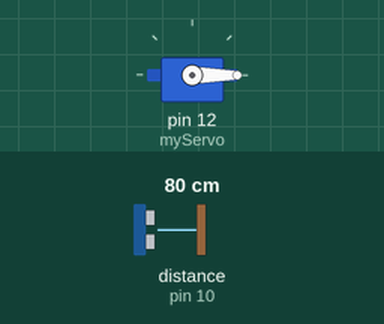
Recording of a sketch running on a simulated Arduino Uno, built with avr-gcc and run on an emulated ATmega328P. Shown: servo. Wiring (inferred from the names in the program): ultrasonic range finder: trigger pin 11; echo pin 10. The test bench sets the inputs (shaded band); at power-on: distance to the obstacle (sensor on pin 10) 80 cm. The echo pulse lasts 58.3 µs per cm; what the sketch prints to the serial monitor is not drawn.

Above: at 0.01 s.
1.3 s: distance to the obstacle (sensor on pin 10) set to 2 cm
At 1.9 s:
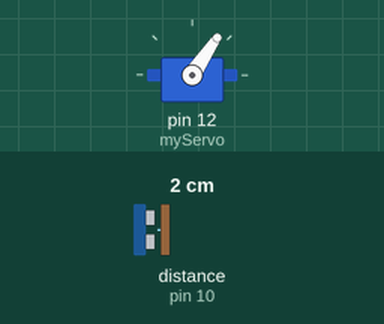
4.3 s: distance to the obstacle (sensor on pin 10) set to 299 cm
At 4.46 s:
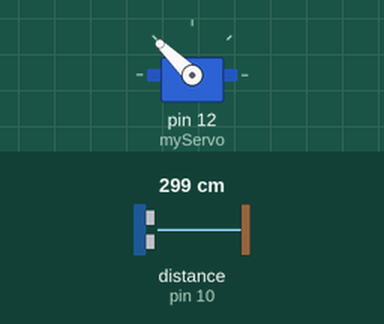
Timing chart, 0 to 13.3 s (numbered marks = the images above; inputs shaded):
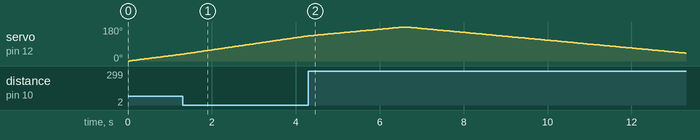

The sketch:

radar.ino
```cpp
#include <Servo.h>.

const int trigPin = 11;
const int echoPin = 10;

long duration;
int distance;
Servo myServo;

void setup() {
  pinMode(trigPin, OUTPUT);
  pinMode(echoPin, INPUT);
  Serial.begin(9600);
  myServo.attach(12);
}

void loop() {
  for(int i = 0; i <= 180; i++){
  myServo.write(i);
  delay(30);
  distance = calculateDistance();
  Serial.print(String(i) + "," + String(distance) + ".");
  }

  for(int i = 180; i > 0; i--){
  myServo.write(i);
  delay(30);
  distance = calculateDistance();
  Serial.print(String(i) + "," + String(distance) + ".");
  }
}

// Calculates the distance measured by the Ultrasonic sensor
int calculateDistance(){
  digitalWrite(trigPin, LOW);
  delayMicroseconds(2);
  digitalWrite(trigPin, HIGH);
  delayMicroseconds(10);
  digitalWrite(trigPin, LOW);
  duration = pulseIn(echoPin, HIGH);
  distance= duration*0.034/2;
  return distance;
}
```

Measured:
- by itself, servo on pin 12 (myServo): rises from 133° to 180° in 2.2 s, then falls to 42° in 6.7 s
